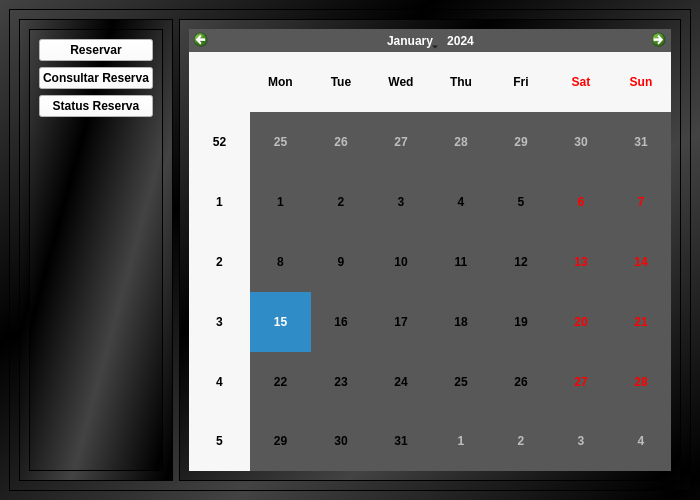
<?xml version="1.0" encoding="UTF-8"?>
<ui version="4.0">
 <class>MainWindow</class>
 <widget class="QMainWindow" name="MainWindow">
  <property name="geometry">
   <rect>
    <x>0</x>
    <y>0</y>
    <width>700</width>
    <height>500</height>
   </rect>
  </property>
  <property name="minimumSize">
   <size>
    <width>700</width>
    <height>500</height>
   </size>
  </property>
  <property name="maximumSize">
   <size>
    <width>700</width>
    <height>500</height>
   </size>
  </property>
  <property name="windowTitle">
   <string>MainWindow</string>
  </property>
  <property name="styleSheet">
   <string notr="true">background-color: qlineargradient(spread:reflect, x1:0, y1:0, x2:0.341, y2:0.307182, stop:0 rgba(67, 67, 67, 255), stop:1 rgba(0, 0, 0, 255));</string>
  </property>
  <widget class="QWidget" name="centralwidget">
   <layout class="QHBoxLayout" name="horizontalLayout">
    <item>
     <widget class="QFrame" name="frame">
      <property name="styleSheet">
       <string notr="true"/>
      </property>
      <property name="frameShape">
       <enum>QFrame::StyledPanel</enum>
      </property>
      <property name="frameShadow">
       <enum>QFrame::Raised</enum>
      </property>
      <layout class="QHBoxLayout" name="horizontalLayout_2">
       <item>
        <widget class="QFrame" name="frame_2">
         <property name="maximumSize">
          <size>
           <width>200</width>
           <height>16777215</height>
          </size>
         </property>
         <property name="styleSheet">
          <string notr="true"/>
         </property>
         <property name="frameShape">
          <enum>QFrame::StyledPanel</enum>
         </property>
         <property name="frameShadow">
          <enum>QFrame::Raised</enum>
         </property>
         <layout class="QVBoxLayout" name="verticalLayout">
          <item>
           <widget class="QFrame" name="frame_5">
            <property name="styleSheet">
             <string notr="true"/>
            </property>
            <property name="frameShape">
             <enum>QFrame::StyledPanel</enum>
            </property>
            <property name="frameShadow">
             <enum>QFrame::Raised</enum>
            </property>
            <layout class="QVBoxLayout" name="verticalLayout_2">
             <item>
              <widget class="QPushButton" name="btn_reservar">
               <property name="styleSheet">
                <string notr="true">background-color: rgb(255, 255, 255);
font-weight: bold;

</string>
               </property>
               <property name="text">
                <string>Reservar</string>
               </property>
              </widget>
             </item>
             <item>
              <widget class="QPushButton" name="btn_consultar">
               <property name="styleSheet">
                <string notr="true">background-color: rgb(255, 255, 255);
font-weight: bold;

</string>
               </property>
               <property name="text">
                <string>Consultar Reserva</string>
               </property>
              </widget>
             </item>
             <item>
              <widget class="QPushButton" name="btn_status">
               <property name="styleSheet">
                <string notr="true">background-color: rgb(255, 255, 255);
font-weight: bold;

</string>
               </property>
               <property name="text">
                <string>Status Reserva</string>
               </property>
              </widget>
             </item>
             <item>
              <spacer name="verticalSpacer">
               <property name="orientation">
                <enum>Qt::Vertical</enum>
               </property>
               <property name="sizeHint" stdset="0">
                <size>
                 <width>20</width>
                 <height>40</height>
                </size>
               </property>
              </spacer>
             </item>
            </layout>
           </widget>
          </item>
         </layout>
        </widget>
       </item>
       <item>
        <widget class="QFrame" name="frame_3">
         <property name="maximumSize">
          <size>
           <width>550</width>
           <height>16777215</height>
          </size>
         </property>
         <property name="styleSheet">
          <string notr="true"/>
         </property>
         <property name="frameShape">
          <enum>QFrame::StyledPanel</enum>
         </property>
         <property name="frameShadow">
          <enum>QFrame::Raised</enum>
         </property>
         <layout class="QHBoxLayout" name="horizontalLayout_3">
          <property name="spacing">
           <number>0</number>
          </property>
          <property name="leftMargin">
           <number>0</number>
          </property>
          <property name="topMargin">
           <number>0</number>
          </property>
          <property name="rightMargin">
           <number>0</number>
          </property>
          <property name="bottomMargin">
           <number>0</number>
          </property>
          <item>
           <widget class="QStackedWidget" name="stackedWidget">
            <property name="currentIndex">
             <number>0</number>
            </property>
            <widget class="QWidget" name="pg_reservar">
             <property name="styleSheet">
              <string notr="true"/>
             </property>
             <layout class="QVBoxLayout" name="verticalLayout_3">
              <item>
               <widget class="QCalendarWidget" name="calendarWidget">
                <property name="styleSheet">
                 <string notr="true">font-weight: bold;
background-color: rgb(88, 88, 88);
</string>
                </property>
               </widget>
              </item>
             </layout>
            </widget>
            <widget class="QWidget" name="pg_consultar">
             <layout class="QVBoxLayout" name="verticalLayout_14">
              <property name="spacing">
               <number>0</number>
              </property>
              <property name="leftMargin">
               <number>0</number>
              </property>
              <property name="topMargin">
               <number>0</number>
              </property>
              <property name="rightMargin">
               <number>0</number>
              </property>
              <property name="bottomMargin">
               <number>0</number>
              </property>
              <item>
               <widget class="QFrame" name="frame_20">
                <property name="frameShape">
                 <enum>QFrame::StyledPanel</enum>
                </property>
                <property name="frameShadow">
                 <enum>QFrame::Raised</enum>
                </property>
                <layout class="QHBoxLayout" name="horizontalLayout_10">
                 <item>
                  <widget class="QTableWidget" name="tableWidget">
                   <property name="styleSheet">
                    <string notr="true">font-weight: bold;
background-color: rgb(88, 88, 88);
border-radius: 5px;</string>
                   </property>
                   <attribute name="horizontalHeaderDefaultSectionSize">
                    <number>140</number>
                   </attribute>
                   <row>
                    <property name="text">
                     <string>1</string>
                    </property>
                   </row>
                   <row>
                    <property name="text">
                     <string>2</string>
                    </property>
                   </row>
                   <row>
                    <property name="text">
                     <string>3</string>
                    </property>
                   </row>
                   <row>
                    <property name="text">
                     <string>4</string>
                    </property>
                   </row>
                   <row>
                    <property name="text">
                     <string>5</string>
                    </property>
                   </row>
                   <row>
                    <property name="text">
                     <string>6</string>
                    </property>
                   </row>
                   <row>
                    <property name="text">
                     <string>7</string>
                    </property>
                   </row>
                   <row>
                    <property name="text">
                     <string>8</string>
                    </property>
                   </row>
                   <row>
                    <property name="text">
                     <string>9</string>
                    </property>
                   </row>
                   <row>
                    <property name="text">
                     <string>10</string>
                    </property>
                   </row>
                   <row>
                    <property name="text">
                     <string>11</string>
                    </property>
                   </row>
                   <row>
                    <property name="text">
                     <string>12</string>
                    </property>
                   </row>
                   <row>
                    <property name="text">
                     <string>13</string>
                    </property>
                   </row>
                   <row>
                    <property name="text">
                     <string>15</string>
                    </property>
                   </row>
                   <column>
                    <property name="text">
                     <string>Morador Responsável 1</string>
                    </property>
                   </column>
                   <column>
                    <property name="text">
                     <string>Telefone 1</string>
                    </property>
                   </column>
                   <column>
                    <property name="text">
                     <string>AP</string>
                    </property>
                   </column>
                   <column>
                    <property name="text">
                     <string>Bloco</string>
                    </property>
                   </column>
                   <column>
                    <property name="text">
                     <string>Morador Responsável 2</string>
                    </property>
                   </column>
                   <column>
                    <property name="text">
                     <string>Telefone 2</string>
                    </property>
                   </column>
                   <column>
                    <property name="text">
                     <string>Data Agendada</string>
                    </property>
                   </column>
                   <column>
                    <property name="text">
                     <string>Status</string>
                    </property>
                   </column>
                  </widget>
                 </item>
                </layout>
               </widget>
              </item>
             </layout>
            </widget>
            <widget class="QWidget" name="pg_cancelar_reserva">
             <layout class="QVBoxLayout" name="verticalLayout_15">
              <property name="spacing">
               <number>0</number>
              </property>
              <property name="leftMargin">
               <number>0</number>
              </property>
              <property name="topMargin">
               <number>0</number>
              </property>
              <property name="rightMargin">
               <number>0</number>
              </property>
              <property name="bottomMargin">
               <number>0</number>
              </property>
              <item>
               <widget class="QFrame" name="frame_23">
                <property name="frameShape">
                 <enum>QFrame::StyledPanel</enum>
                </property>
                <property name="frameShadow">
                 <enum>QFrame::Raised</enum>
                </property>
                <layout class="QVBoxLayout" name="verticalLayout_16">
                 <item alignment="Qt::AlignHCenter">
                  <widget class="QLabel" name="label_14">
                   <property name="maximumSize">
                    <size>
                     <width>16777215</width>
                     <height>10</height>
                    </size>
                   </property>
                   <property name="styleSheet">
                    <string notr="true">color: rgb(255, 255, 255);</string>
                   </property>
                   <property name="text">
                    <string>Nome Morador</string>
                   </property>
                  </widget>
                 </item>
                 <item>
                  <widget class="QLineEdit" name="lineEdit_nomeM">
                   <property name="styleSheet">
                    <string notr="true">background-color: rgb(255, 255, 255);
font-weight: bold;
border-radius: 5px;</string>
                   </property>
                   <property name="placeholderText">
                    <string>Nome Completo</string>
                   </property>
                  </widget>
                 </item>
                 <item alignment="Qt::AlignHCenter">
                  <widget class="QLabel" name="label_11">
                   <property name="maximumSize">
                    <size>
                     <width>16777215</width>
                     <height>10</height>
                    </size>
                   </property>
                   <property name="styleSheet">
                    <string notr="true">color: rgb(255, 255, 255);</string>
                   </property>
                   <property name="text">
                    <string>Bloco</string>
                   </property>
                  </widget>
                 </item>
                 <item>
                  <widget class="QLineEdit" name="lineEdit_bl">
                   <property name="styleSheet">
                    <string notr="true">background-color: rgb(255, 255, 255);
font-weight: bold;
border-radius: 5px;</string>
                   </property>
                   <property name="placeholderText">
                    <string>00</string>
                   </property>
                  </widget>
                 </item>
                 <item alignment="Qt::AlignHCenter">
                  <widget class="QLabel" name="label_12">
                   <property name="maximumSize">
                    <size>
                     <width>16777215</width>
                     <height>10</height>
                    </size>
                   </property>
                   <property name="styleSheet">
                    <string notr="true">color: rgb(255, 255, 255);</string>
                   </property>
                   <property name="text">
                    <string>Apartamento</string>
                   </property>
                  </widget>
                 </item>
                 <item>
                  <widget class="QLineEdit" name="lineEdit_aptm">
                   <property name="styleSheet">
                    <string notr="true">background-color: rgb(255, 255, 255);
font-weight: bold;
border-radius: 5px;</string>
                   </property>
                   <property name="placeholderText">
                    <string>000</string>
                   </property>
                  </widget>
                 </item>
                 <item alignment="Qt::AlignHCenter">
                  <widget class="QLabel" name="label_13">
                   <property name="maximumSize">
                    <size>
                     <width>16777215</width>
                     <height>10</height>
                    </size>
                   </property>
                   <property name="styleSheet">
                    <string notr="true">color: rgb(255, 255, 255);</string>
                   </property>
                   <property name="text">
                    <string>Status</string>
                   </property>
                  </widget>
                 </item>
                 <item>
                  <widget class="QLineEdit" name="lineEdit_status">
                   <property name="styleSheet">
                    <string notr="true">background-color: rgb(255, 255, 255);
font-weight: bold;
border-radius: 5px;</string>
                   </property>
                   <property name="placeholderText">
                    <string>000</string>
                   </property>
                  </widget>
                 </item>
                 <item alignment="Qt::AlignHCenter">
                  <widget class="QPushButton" name="btn_alterar">
                   <property name="styleSheet">
                    <string notr="true">background-color: rgb(170, 0, 0);
color: rgb(255, 255, 255);
font-weight: bold;
</string>
                   </property>
                   <property name="text">
                    <string>Alterar</string>
                   </property>
                  </widget>
                 </item>
                </layout>
               </widget>
              </item>
             </layout>
            </widget>
            <widget class="QWidget" name="form_reservar">
             <property name="styleSheet">
              <string notr="true"/>
             </property>
             <layout class="QVBoxLayout" name="verticalLayout_4">
              <item>
               <widget class="QFrame" name="frame_4">
                <property name="frameShape">
                 <enum>QFrame::NoFrame</enum>
                </property>
                <property name="frameShadow">
                 <enum>QFrame::Raised</enum>
                </property>
                <layout class="QVBoxLayout" name="verticalLayout_5">
                 <property name="spacing">
                  <number>0</number>
                 </property>
                 <property name="leftMargin">
                  <number>0</number>
                 </property>
                 <property name="topMargin">
                  <number>0</number>
                 </property>
                 <property name="rightMargin">
                  <number>0</number>
                 </property>
                 <property name="bottomMargin">
                  <number>0</number>
                 </property>
                 <item>
                  <widget class="QFrame" name="frame_8">
                   <property name="frameShape">
                    <enum>QFrame::NoFrame</enum>
                   </property>
                   <property name="frameShadow">
                    <enum>QFrame::Raised</enum>
                   </property>
                   <layout class="QHBoxLayout" name="horizontalLayout_4">
                    <property name="spacing">
                     <number>0</number>
                    </property>
                    <property name="leftMargin">
                     <number>0</number>
                    </property>
                    <property name="topMargin">
                     <number>0</number>
                    </property>
                    <property name="rightMargin">
                     <number>0</number>
                    </property>
                    <property name="bottomMargin">
                     <number>0</number>
                    </property>
                    <item>
                     <widget class="QFrame" name="frame_10">
                      <property name="styleSheet">
                       <string notr="true">font-weight: bold;
border-radius: 5px;</string>
                      </property>
                      <property name="frameShape">
                       <enum>QFrame::StyledPanel</enum>
                      </property>
                      <property name="frameShadow">
                       <enum>QFrame::Raised</enum>
                      </property>
                      <layout class="QVBoxLayout" name="verticalLayout_6">
                       <property name="spacing">
                        <number>0</number>
                       </property>
                       <property name="leftMargin">
                        <number>0</number>
                       </property>
                       <property name="topMargin">
                        <number>0</number>
                       </property>
                       <property name="rightMargin">
                        <number>0</number>
                       </property>
                       <property name="bottomMargin">
                        <number>0</number>
                       </property>
                       <item>
                        <widget class="QFrame" name="frame_15">
                         <property name="frameShape">
                          <enum>QFrame::StyledPanel</enum>
                         </property>
                         <property name="frameShadow">
                          <enum>QFrame::Raised</enum>
                         </property>
                         <layout class="QHBoxLayout" name="horizontalLayout_5">
                          <item>
                           <widget class="QLabel" name="label">
                            <property name="maximumSize">
                             <size>
                              <width>150</width>
                              <height>16777215</height>
                             </size>
                            </property>
                            <property name="styleSheet">
                             <string notr="true">color: rgb(255, 255, 255);
font-weight: bold;
</string>
                            </property>
                            <property name="text">
                             <string>Morador Responsavel 1 *</string>
                            </property>
                           </widget>
                          </item>
                         </layout>
                        </widget>
                       </item>
                       <item>
                        <widget class="QFrame" name="frame_13">
                         <property name="frameShape">
                          <enum>QFrame::StyledPanel</enum>
                         </property>
                         <property name="frameShadow">
                          <enum>QFrame::Raised</enum>
                         </property>
                         <layout class="QVBoxLayout" name="verticalLayout_10">
                          <item>
                           <widget class="QLineEdit" name="lineEdit_responsavel1">
                            <property name="styleSheet">
                             <string notr="true">background-color: rgb(255, 255, 255);</string>
                            </property>
                            <property name="placeholderText">
                             <string>Nome Completo</string>
                            </property>
                           </widget>
                          </item>
                         </layout>
                        </widget>
                       </item>
                       <item>
                        <widget class="QFrame" name="frame_12">
                         <property name="frameShape">
                          <enum>QFrame::StyledPanel</enum>
                         </property>
                         <property name="frameShadow">
                          <enum>QFrame::Raised</enum>
                         </property>
                         <layout class="QHBoxLayout" name="horizontalLayout_7">
                          <property name="spacing">
                           <number>0</number>
                          </property>
                          <property name="leftMargin">
                           <number>0</number>
                          </property>
                          <property name="topMargin">
                           <number>0</number>
                          </property>
                          <property name="rightMargin">
                           <number>0</number>
                          </property>
                          <property name="bottomMargin">
                           <number>0</number>
                          </property>
                          <item alignment="Qt::AlignHCenter|Qt::AlignVCenter">
                           <widget class="QLabel" name="label_2">
                            <property name="maximumSize">
                             <size>
                              <width>150</width>
                              <height>16777215</height>
                             </size>
                            </property>
                            <property name="styleSheet">
                             <string notr="true">color: rgb(255, 255, 255);
font-weight: bold;
</string>
                            </property>
                            <property name="text">
                             <string>Morador Responsavel 2</string>
                            </property>
                           </widget>
                          </item>
                         </layout>
                        </widget>
                       </item>
                       <item>
                        <widget class="QFrame" name="frame_14">
                         <property name="frameShape">
                          <enum>QFrame::StyledPanel</enum>
                         </property>
                         <property name="frameShadow">
                          <enum>QFrame::Raised</enum>
                         </property>
                         <layout class="QVBoxLayout" name="verticalLayout_13">
                          <item>
                           <widget class="QLineEdit" name="lineEdit_responsavel2">
                            <property name="styleSheet">
                             <string notr="true">background-color: rgb(255, 255, 255);</string>
                            </property>
                            <property name="placeholderText">
                             <string>Nome Completo</string>
                            </property>
                           </widget>
                          </item>
                         </layout>
                        </widget>
                       </item>
                      </layout>
                     </widget>
                    </item>
                    <item>
                     <widget class="QFrame" name="frame_11">
                      <property name="styleSheet">
                       <string notr="true">font-weight: bold;
border-radius: 5px;</string>
                      </property>
                      <property name="frameShape">
                       <enum>QFrame::StyledPanel</enum>
                      </property>
                      <property name="frameShadow">
                       <enum>QFrame::Raised</enum>
                      </property>
                      <layout class="QVBoxLayout" name="verticalLayout_7">
                       <property name="spacing">
                        <number>0</number>
                       </property>
                       <property name="leftMargin">
                        <number>0</number>
                       </property>
                       <property name="topMargin">
                        <number>0</number>
                       </property>
                       <property name="rightMargin">
                        <number>0</number>
                       </property>
                       <property name="bottomMargin">
                        <number>0</number>
                       </property>
                       <item>
                        <widget class="QFrame" name="frame_16">
                         <property name="frameShape">
                          <enum>QFrame::StyledPanel</enum>
                         </property>
                         <property name="frameShadow">
                          <enum>QFrame::Raised</enum>
                         </property>
                         <layout class="QHBoxLayout" name="horizontalLayout_9">
                          <property name="spacing">
                           <number>0</number>
                          </property>
                          <property name="leftMargin">
                           <number>0</number>
                          </property>
                          <property name="topMargin">
                           <number>0</number>
                          </property>
                          <property name="rightMargin">
                           <number>0</number>
                          </property>
                          <property name="bottomMargin">
                           <number>0</number>
                          </property>
                          <item alignment="Qt::AlignHCenter">
                           <widget class="QLabel" name="label_3">
                            <property name="maximumSize">
                             <size>
                              <width>150</width>
                              <height>16777215</height>
                             </size>
                            </property>
                            <property name="styleSheet">
                             <string notr="true">color: rgb(255, 255, 255);
font-weight: bold;
</string>
                            </property>
                            <property name="text">
                             <string>Telefone 1 *</string>
                            </property>
                           </widget>
                          </item>
                         </layout>
                        </widget>
                       </item>
                       <item>
                        <widget class="QFrame" name="frame_9">
                         <property name="frameShape">
                          <enum>QFrame::StyledPanel</enum>
                         </property>
                         <property name="frameShadow">
                          <enum>QFrame::Raised</enum>
                         </property>
                         <layout class="QHBoxLayout" name="horizontalLayout_6">
                          <item>
                           <widget class="QLineEdit" name="lineEdit_telefone1">
                            <property name="styleSheet">
                             <string notr="true">background-color: rgb(255, 255, 255);</string>
                            </property>
                            <property name="placeholderText">
                             <string>(00) 0 0000 0000</string>
                            </property>
                           </widget>
                          </item>
                         </layout>
                        </widget>
                       </item>
                       <item>
                        <widget class="QFrame" name="frame_17">
                         <property name="frameShape">
                          <enum>QFrame::StyledPanel</enum>
                         </property>
                         <property name="frameShadow">
                          <enum>QFrame::Raised</enum>
                         </property>
                         <layout class="QHBoxLayout" name="horizontalLayout_8">
                          <property name="spacing">
                           <number>0</number>
                          </property>
                          <property name="leftMargin">
                           <number>0</number>
                          </property>
                          <property name="topMargin">
                           <number>0</number>
                          </property>
                          <property name="rightMargin">
                           <number>0</number>
                          </property>
                          <property name="bottomMargin">
                           <number>0</number>
                          </property>
                          <item alignment="Qt::AlignHCenter">
                           <widget class="QLabel" name="label_4">
                            <property name="maximumSize">
                             <size>
                              <width>150</width>
                              <height>16777215</height>
                             </size>
                            </property>
                            <property name="styleSheet">
                             <string notr="true">color: rgb(255, 255, 255);
font-weight: bold;
</string>
                            </property>
                            <property name="text">
                             <string>Telefone 2 </string>
                            </property>
                           </widget>
                          </item>
                         </layout>
                        </widget>
                       </item>
                       <item>
                        <widget class="QFrame" name="frame_18">
                         <property name="frameShape">
                          <enum>QFrame::StyledPanel</enum>
                         </property>
                         <property name="frameShadow">
                          <enum>QFrame::Raised</enum>
                         </property>
                         <layout class="QVBoxLayout" name="verticalLayout_12">
                          <item>
                           <widget class="QLineEdit" name="lineEdit_telefone2">
                            <property name="styleSheet">
                             <string notr="true">background-color: rgb(255, 255, 255);</string>
                            </property>
                            <property name="placeholderText">
                             <string>(00) 0 0000 0000</string>
                            </property>
                           </widget>
                          </item>
                         </layout>
                        </widget>
                       </item>
                      </layout>
                     </widget>
                    </item>
                   </layout>
                  </widget>
                 </item>
                </layout>
               </widget>
              </item>
              <item>
               <widget class="QFrame" name="frame_6">
                <property name="styleSheet">
                 <string notr="true">font-weight: bold;
border-radius: 5px;</string>
                </property>
                <property name="frameShape">
                 <enum>QFrame::StyledPanel</enum>
                </property>
                <property name="frameShadow">
                 <enum>QFrame::Raised</enum>
                </property>
                <layout class="QVBoxLayout" name="verticalLayout_8">
                 <property name="spacing">
                  <number>0</number>
                 </property>
                 <property name="leftMargin">
                  <number>0</number>
                 </property>
                 <property name="topMargin">
                  <number>0</number>
                 </property>
                 <property name="rightMargin">
                  <number>0</number>
                 </property>
                 <property name="bottomMargin">
                  <number>0</number>
                 </property>
                 <item>
                  <widget class="QFrame" name="frame_19">
                   <property name="frameShape">
                    <enum>QFrame::StyledPanel</enum>
                   </property>
                   <property name="frameShadow">
                    <enum>QFrame::Raised</enum>
                   </property>
                   <layout class="QVBoxLayout" name="verticalLayout_9">
                    <item alignment="Qt::AlignHCenter">
                     <widget class="QLabel" name="label_5">
                      <property name="maximumSize">
                       <size>
                        <width>150</width>
                        <height>16777215</height>
                       </size>
                      </property>
                      <property name="styleSheet">
                       <string notr="true">color: rgb(255, 255, 255);
font-weight: bold;
</string>
                      </property>
                      <property name="text">
                       <string>Bloco</string>
                      </property>
                     </widget>
                    </item>
                    <item>
                     <widget class="QLineEdit" name="lineEdit_bloco">
                      <property name="styleSheet">
                       <string notr="true">background-color: rgb(255, 255, 255);</string>
                      </property>
                      <property name="placeholderText">
                       <string>00</string>
                      </property>
                     </widget>
                    </item>
                    <item alignment="Qt::AlignHCenter">
                     <widget class="QLabel" name="label_6">
                      <property name="maximumSize">
                       <size>
                        <width>150</width>
                        <height>16777215</height>
                       </size>
                      </property>
                      <property name="styleSheet">
                       <string notr="true">color: rgb(255, 255, 255);
font-weight: bold;
</string>
                      </property>
                      <property name="text">
                       <string>Apartamento</string>
                      </property>
                     </widget>
                    </item>
                    <item>
                     <widget class="QLineEdit" name="lineEdit_apartamento_r">
                      <property name="styleSheet">
                       <string notr="true">background-color: rgb(255, 255, 255);</string>
                      </property>
                      <property name="placeholderText">
                       <string>000</string>
                      </property>
                     </widget>
                    </item>
                   </layout>
                  </widget>
                 </item>
                </layout>
               </widget>
              </item>
              <item>
               <widget class="QFrame" name="frame_7">
                <property name="frameShape">
                 <enum>QFrame::StyledPanel</enum>
                </property>
                <property name="frameShadow">
                 <enum>QFrame::Raised</enum>
                </property>
                <layout class="QVBoxLayout" name="verticalLayout_11">
                 <item alignment="Qt::AlignHCenter">
                  <widget class="QLabel" name="label_7">
                   <property name="maximumSize">
                    <size>
                     <width>150</width>
                     <height>16777215</height>
                    </size>
                   </property>
                   <property name="styleSheet">
                    <string notr="true">color: rgb(255, 255, 255);
font-weight: bold;
</string>
                   </property>
                   <property name="text">
                    <string>Data Agendada</string>
                   </property>
                  </widget>
                 </item>
                 <item>
                  <widget class="QLineEdit" name="lineEdit_dataagendada">
                   <property name="styleSheet">
                    <string notr="true">background-color: rgb(255, 255, 255);
font-weight: bold;
border-radius: 5px;</string>
                   </property>
                   <property name="placeholderText">
                    <string>00/00/0000 00:00</string>
                   </property>
                  </widget>
                 </item>
                 <item alignment="Qt::AlignHCenter">
                  <widget class="QLabel" name="label_8">
                   <property name="maximumSize">
                    <size>
                     <width>150</width>
                     <height>16777215</height>
                    </size>
                   </property>
                   <property name="styleSheet">
                    <string notr="true">color: rgb(255, 255, 255);
font-weight: bold;
</string>
                   </property>
                   <property name="text">
                    <string>Status</string>
                   </property>
                  </widget>
                 </item>
                 <item>
                  <widget class="QLineEdit" name="lineEdit_status_cadastro">
                   <property name="styleSheet">
                    <string notr="true">background-color: rgb(255, 255, 255);
font-weight: bold;
border-radius: 5px;</string>
                   </property>
                   <property name="placeholderText">
                    <string>00</string>
                   </property>
                  </widget>
                 </item>
                 <item alignment="Qt::AlignHCenter">
                  <widget class="QPushButton" name="pushButton">
                   <property name="maximumSize">
                    <size>
                     <width>100</width>
                     <height>16777215</height>
                    </size>
                   </property>
                   <property name="styleSheet">
                    <string notr="true">background-color: rgb(0, 85, 0);
color: rgb(255, 255, 255);</string>
                   </property>
                   <property name="text">
                    <string>Reservar</string>
                   </property>
                  </widget>
                 </item>
                </layout>
               </widget>
              </item>
             </layout>
            </widget>
           </widget>
          </item>
         </layout>
        </widget>
       </item>
      </layout>
     </widget>
    </item>
   </layout>
  </widget>
 </widget>
 <resources/>
 <connections/>
</ui>
